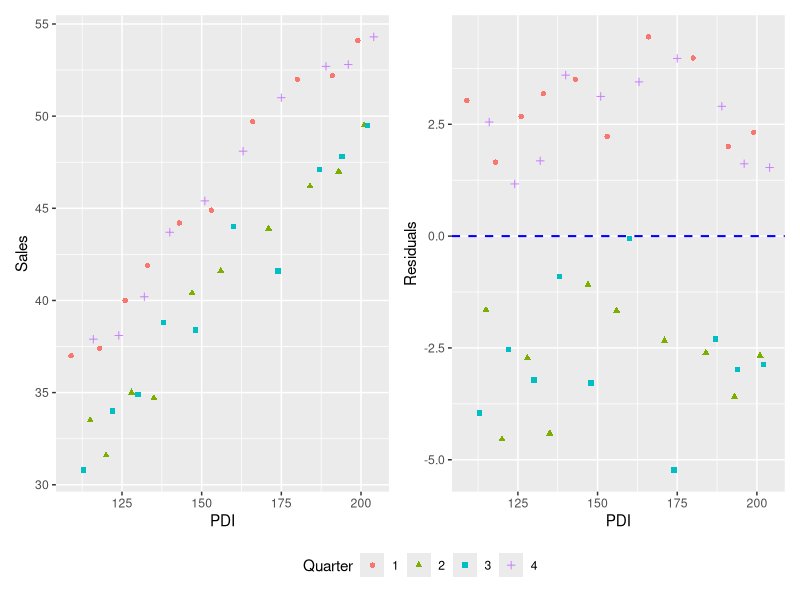
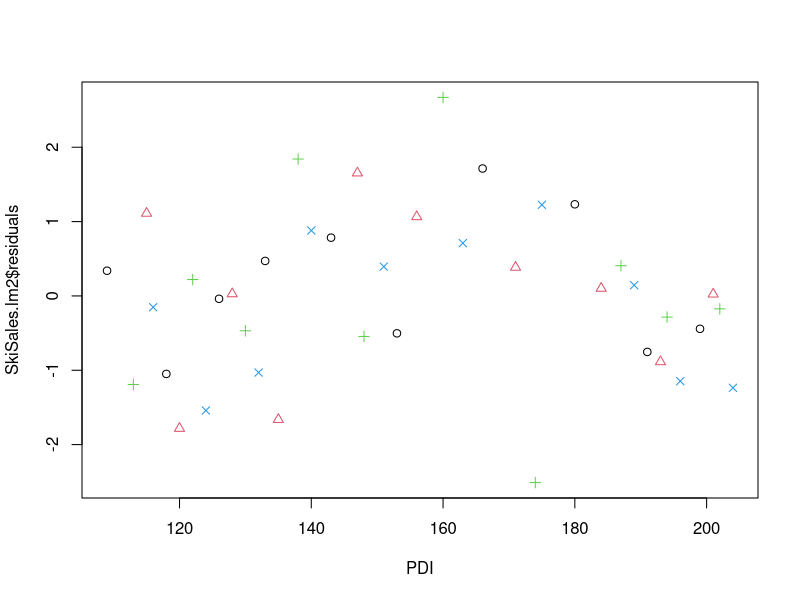
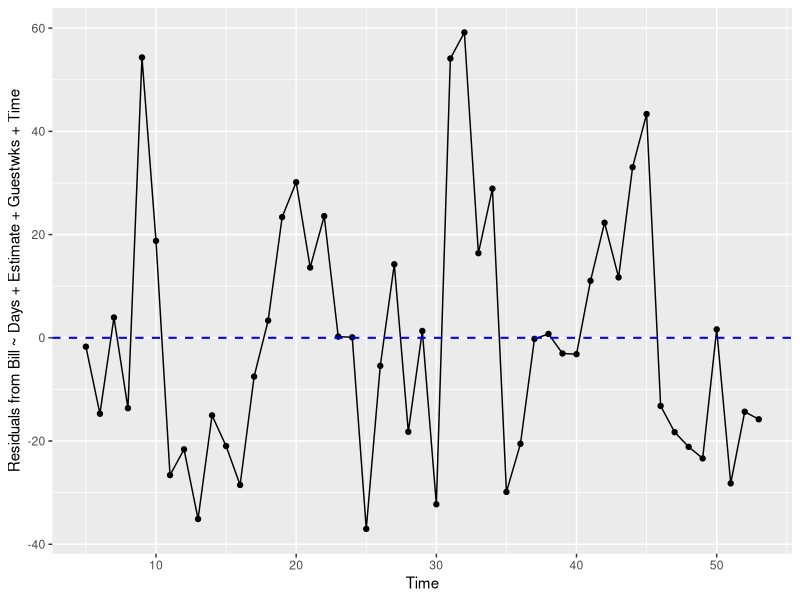
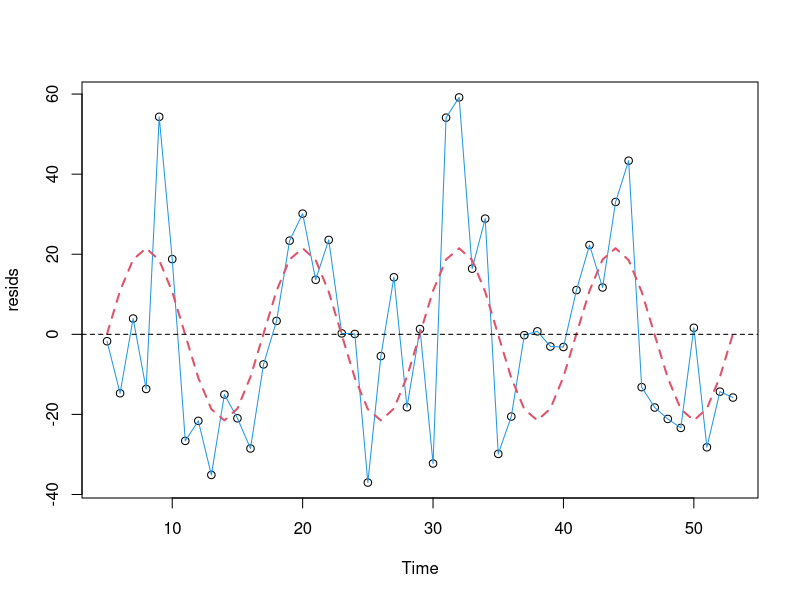
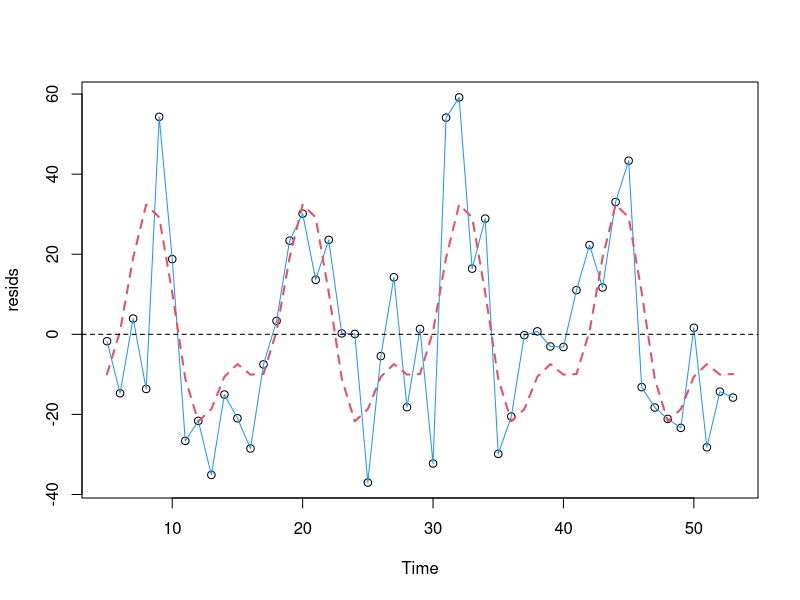
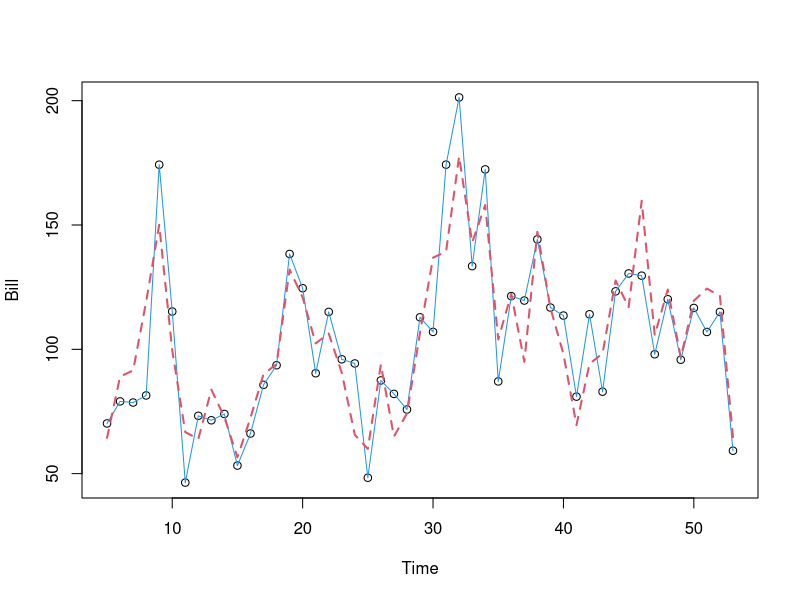

Write R code to recreate these figures, in order.
## ---- chunk 1
library(knitr)
opts_chunk$set(dev=c("png", "pdf"))
opts_chunk$set(fig.height=6, fig.width=7, fig.path="Figures/", fig.alt="unlabelled")
opts_chunk$set(comment="", fig.align="center", tidy=TRUE)
options(knitr.kable.NA = '')
library(tidyverse)
library(broom)
## ---- chunk 2
library(patchwork)
## ---- chunk 3
#SkiSales = read.csv("SkiSales.csv",header=TRUE)
SkiSales = read.csv("../../data/SkiSales.csv",header=TRUE)
SkiSales |> head() |> kable()
## ---- chunk 4
a <- SkiSales |>
  mutate(Quarter = as.factor(Quarter)) |>
  ggplot(aes(y = Sales, x = PDI)) +
  geom_point(aes(pch = Quarter, col = Quarter))

SkiSales.lm1 <- lm(Sales ~ PDI, data = SkiSales)
Residuals <- resid(SkiSales.lm1)

b <- SkiSales |>
  mutate(Quarter = as.factor(Quarter)) |>
  ggplot(aes(x = PDI, y = Residuals)) +
  geom_point(aes(pch = Quarter, col = Quarter)) +
  geom_hline(yintercept = 0, color = "blue", linewidth = 0.7, linetype = "dashed")

# Side by side
(a | b) +
  plot_layout(guides = "collect") &
  theme(legend.position = "bottom")
## ---- chunk 5
SkiSales |> mutate(Winter =as.numeric( (Quarter ==1)+ (Quarter ==4))) -> SkiSales
SkiSales.lm2 = lm(Sales ~ PDI + Winter, data=SkiSales)
summary(SkiSales.lm2)
plot(SkiSales.lm2$residuals ~ PDI,  pch=Quarter, col= Quarter, data=SkiSales)
## ---- chunk 6
SkiSales |> mutate(Q4=as.numeric(  Quarter ==4 ),
 Q2=as.numeric(  Quarter ==2 )) -> SkiSales
SkiSales.lm3 = lm(Sales ~ PDI + Winter+ Q4 + Q2, data=SkiSales)
summary(SkiSales.lm3)
anova(SkiSales.lm2, SkiSales.lm3)
## ---- chunk 7
#Electricity= read.csv("Electricity.csv",header=TRUE)
Electricity = read.csv("../../data/Electricity.csv",header=TRUE) 
Electricity |> head() |> kable()
## ---- chunk 8
Electricity.lm1 =lm(Bill~Days + Estimate+ Guestwks + Time , data=Electricity)
resids =Electricity.lm1$residuals
# ggplot residuals vs Time (points + line + y=0 reference)
Electricity |>
  dplyr::mutate(Residuals = resid(Electricity.lm1)) |>
  ggplot2::ggplot(ggplot2::aes(x = Time, y = Residuals)) +
  ggplot2::geom_point() +
  ggplot2::geom_line() +
  ggplot2::geom_hline(yintercept = 0, color = "blue", linewidth = 0.7, linetype = "dashed") +
  ggplot2::labs(x = "Time", y = "Residuals from Bill ~ Days + Estimate + Guestwks + Time")
## ---- chunk 9
Electricity.lm2= lm(resids ~ factor(Month), data=Electricity)
summary(Electricity.lm2)
## ---- chunk 10
Electricity |> mutate(SinTime = sin((Time-4)*2*3.1415927 /12),
CosTime = cos((Time-4)*2*3.1415927 /12)) -> Electricity
Electricity.lm3 = lm(resids ~ SinTime  + CosTime, data=Electricity)
summary(Electricity.lm3)
## ---- chunk 11
plot(resids~ Time, data=Electricity)
lines(resids~ Time, lty=1,col=4, data=Electricity)
lines(Electricity.lm3$fitted.values ~ Time, lty=2,col=2,lwd=2, data=Electricity)
abline(h=0, lty=2)
## ---- chunk 12
Electricity |> mutate(SinTime = sin((Time-5)*2*3.1415927 /12),
CosTime = cos((Time-5)*2*3.1415927 /12)) -> Electricity
Electricity.lm4 = lm(resids ~ SinTime  + CosTime, data=Electricity)
summary(Electricity.lm4)
## ---- chunk 13
Electricity |> mutate(Sin2Time = sin((Time-5)*4*3.1415927 /12),
Cos2Time = cos((Time-5)*4*3.1415927 /12)) -> Electricity
Electricity.lm5 = lm(resids ~ SinTime  + CosTime+ Sin2Time + Cos2Time, data=Electricity)
summary(Electricity.lm5)
anova(Electricity.lm4,Electricity.lm5)
## ---- chunk 14
plot(resids~ Time, data=Electricity)
lines(resids~ Time, lty=1,col=4, data=Electricity)
lines(Electricity.lm5$fitted.values ~ Time, lty=2,col=2,lwd=2, data=Electricity)
abline(h=0, lty=2)
## ---- chunk 15
 Electricity.lm6 =lm(Bill~Days + Estimate+ Guestwks + Time+SinTime  + CosTime+ Sin2Time + Cos2Time, data=Electricity)
 summary(Electricity.lm6)
plot(Bill~ Time, data=Electricity)
lines(Bill~ Time, lty=1,col=4, data=Electricity)
lines(Electricity.lm6$fitted.values ~ Time, lty=2,col=2,lwd=2, data=Electricity)
